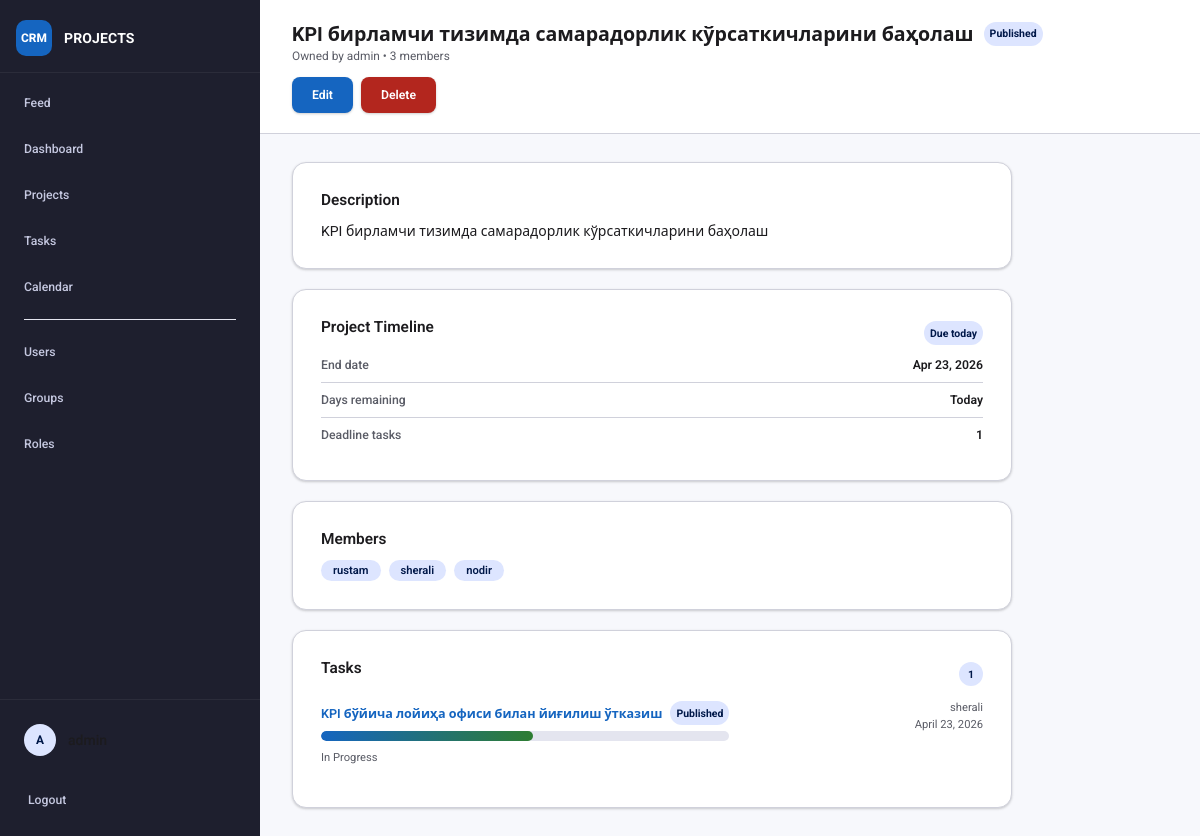
Before: /projects/13/ (signed in) with the older database file.
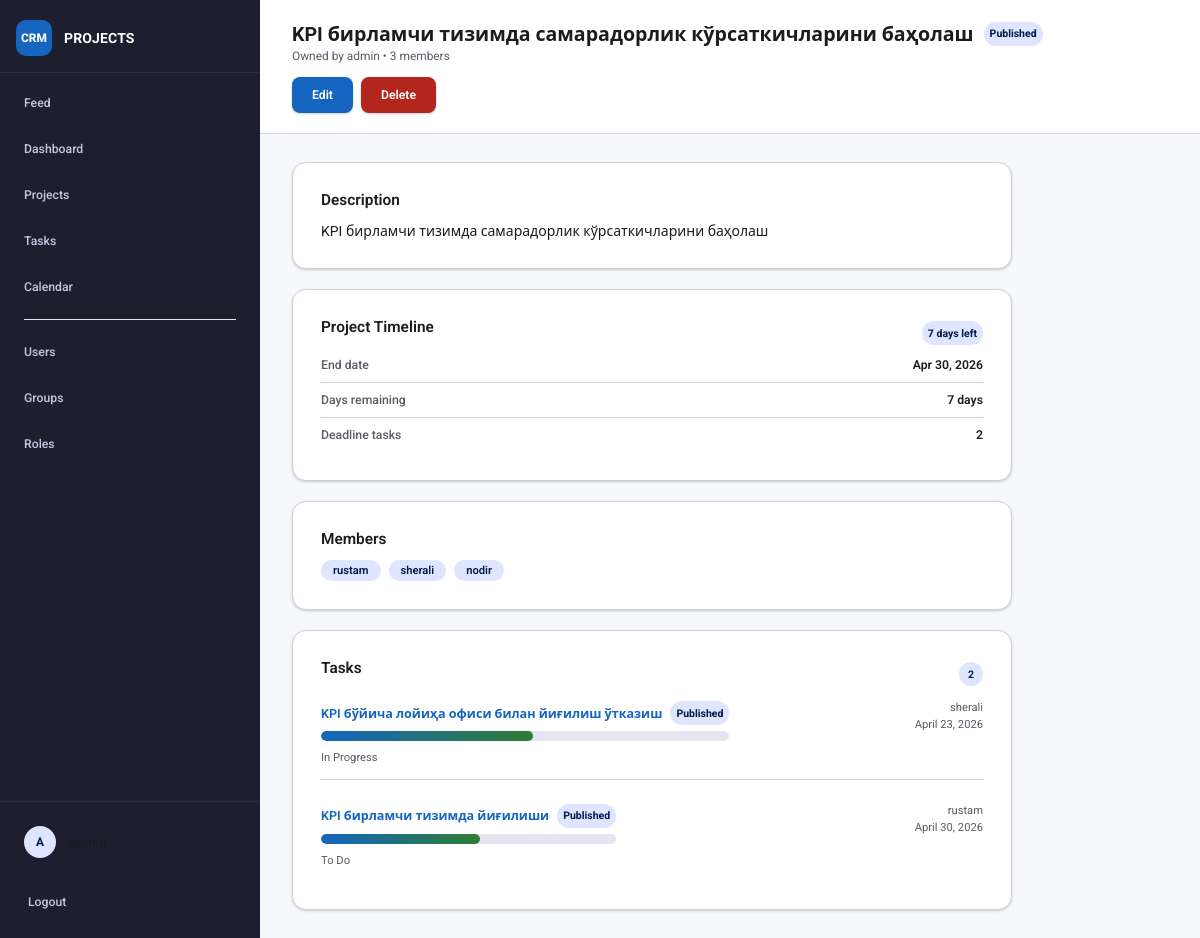
After: the same page with the newer database file.
### projects/models.py (models this page shows, shortened)
class Project(models.Model):
    title = models.CharField(max_length=200)
    description = models.TextField(blank=True)
    owner = models.ForeignKey(User, on_delete=models.CASCADE, related_name="owned_projects")
    members = models.ManyToManyField(User, blank=True, related_name="projects")
    hidden = models.BooleanField(default=False)
    created_at = models.DateTimeField(auto_now_add=True)
    updated_at = models.DateTimeField(auto_now=True)
    class Meta:
        ordering = ["title"]
    @property
    def deadline(self):
        latest_task = self.tasks.filter(deadline__isnull=False).order_by("-deadline").first()
        return latest_task.deadline if latest_task else None
    @property
    def deadline_tasks_count(self):
        return self.tasks.filter(deadline__isnull=False).count()
    @property
    def days_until_deadline(self):
        if self.deadline is None:
            return None
        return (self.deadline - timezone.now().date()).days
    @property
    def deadline_label(self):
        if self.deadline is None:
            return "No deadline"
        days = self.days_until_deadline
        if days < 0:
            return f"Overdue by {self.deadline_days_remaining} days"
        if days == 0:
            return "Due today"
        if days == 1:
            return "1 day left"
        return f"{days} days left"

class Task(models.Model):
    title = models.CharField(max_length=200)
    description = models.TextField(blank=True)
    status = models.CharField(
        max_length=20,
        choices=TaskStatus.choices,
        default=TaskStatus.TODO,
    )
    deadline = models.DateField(null=True, blank=True)
    progress = models.IntegerField(default=0, validators=[MinValueValidator(0), MaxValueValidator(100)])
    project = models.ForeignKey(Project, on_delete=models.CASCADE, related_name="tasks")
    owner = models.ForeignKey(
        User,
        on_delete=models.SET_NULL,
        null=True,
        blank=True,
        related_name="owned_tasks",
    )
    executor = models.ForeignKey(
        User,
        on_delete=models.SET_NULL,
        null=True,
        blank=True,
        related_name="assigned_tasks",
    )
    co_executors = models.ManyToManyField(User, blank=True, related_name="supporting_tasks")
    hidden = models.BooleanField(default=False)
    created_at = models.DateTimeField(auto_now_add=True)
    updated_at = models.DateTimeField(auto_now=True)
    class Meta:
        ordering = ["deadline", "title"]
    @property
    def is_overdue(self):
        if not self.deadline:
            return False
        return self.status != TaskStatus.DONE and timezone.now().date() > self.deadline

### projects/views.py (the view)
# urls.py: path("projects/<int:pk>/", views.project_detail, name="project_detail"),
@login_required
def project_detail(request, pk):
    project = get_object_or_404(
        Project.objects.select_related("owner").prefetch_related("members", "tasks__executor", "tasks__co_executors"),
        pk=pk,
    )
    if not can_view_project(request.user, project):
        return forbidden_response(request, "You do not have access to view this project.")
    tasks = project.tasks.select_related("executor").prefetch_related("co_executors")
    if not (is_admin_role(request.user) or has_role(request.user, "content")):
        tasks = tasks.filter(hidden=False)
    for task in tasks:
        task.progress_width = max(0, min(100, task.progress or 0))
    return render(
        request,
        "projects/project_detail.html",
        {
            "project": project,
            "tasks": tasks,
            "can_edit_project": can_edit_project(request.user, project),
            "can_delete_project": can_delete_project(request.user, project),
            "show_visibility_status": is_admin_role(request.user),
        },
    )

### projects/current_user.py (called while the page is built)
def set_current_user(user):
    return _current_user.set(user)

def reset_current_user(token):
    _current_user.reset(token)

### projects/views.py (called while the page is built, shortened)
def has_role(user, role_name):
    if not user.is_authenticated:
        return False
    return user.roles.filter(name__iexact=role_name).exists() or user.is_superuser

def is_admin_role(user):
    return has_role(user, "admin")

def can_edit_project(user, project):
    if not user.is_authenticated:
        return False
    if project.owner_id == user.id:
        return True
    if is_admin_role(user):
        return True
    return has_role(user, "content") or has_role(user, "pm")

def can_delete_project(user, project):
    if not user.is_authenticated:
        return False
    if project.owner_id == user.id:
        return True
    return is_admin_role(user)

def can_view_project(user, project):
    if not user.is_authenticated:
        return False
    if is_admin_role(user) or has_role(user, "content"):
        return True

### projects/templates/projects/project_detail.html
{% extends "projects/base.html" %}
{% block page_header %}
<div class="page-header">
    <div>
        <h1 style="display:flex; align-items:center; gap:10px; flex-wrap:wrap;">{{ project.title }}{% if show_visibility_status %}<span class="badge{% if project.hidden %} badge-danger{% endif %}">{{ project.hidden|yesno:"Hidden,Published" }}</span>{% endif %}</h1>
        <p class="subtitle" style="margin:0; font-size:0.85rem; color:var(--md-on-surface-muted);">Owned by {{ project.owner.username }} &bull; {{ project.members.count }} members</p>
    </div>
    <div class="page-actions">
        {% if can_edit_project %}
            <a class="button" href="{% url 'project_update' project.pk %}">Edit</a>
        {% endif %}
        {% if can_delete_project %}
            <a class="button danger" href="{% url 'project_delete' project.pk %}">Delete</a>
        {% endif %}
    </div>
</div>
{% endblock %}
{% block content %}
    <section class="card-section">
        <h2>Description</h2>
        <div class="rich-text-content">{{ project.description|default:'No description provided.'|safe }}</div>
    </section>
    <section class="card-section">
        <div class="section-header">
            <h2>Project Timeline</h2>
            <span class="badge {% if project.days_until_deadline is not None and project.days_until_deadline < 0 %}badge-danger{% endif %}">{{ project.deadline_label }}</span>
        </div>
        <div class="info-row">
            <span class="label">End date</span>
            <span class="value">{% if project.deadline %}{{ project.deadline|date:"M d, Y" }}{% else %}Not set{% endif %}</span>
        </div>
        <div class="info-row">
            <span class="label">Days remaining</span>
            <span class="value">
                {% if project.days_until_deadline is not None %}
                    {% if project.days_until_deadline < 0 %}
                        Overdue by {{ project.deadline_days_remaining }} days
                    {% elif project.days_until_deadline == 0 %}
                        Today
                    {% else %}
                        {{ project.days_until_deadline }} days
                    {% endif %}
                {% else %}
                    —
                {% endif %}
            </span>
        </div>
        <div class="info-row">
            <span class="label">Deadline tasks</span>
            <span class="value">{{ project.deadline_tasks_count }}</span>
        </div>
    </section>
    <section class="card-section">
        <h2>Members</h2>
        <div class="avatar-list">
            {% for member in project.members.all %}
            <span class="avatar-item">{{ member.username }}</span>
            {% empty %}
            <p>No members assigned.</p>
            {% endfor %}
        </div>
    </section>
    <section class="card-section">
        <div class="section-header">
            <h2>Tasks</h2>
            <span class="badge">{{ tasks.count }}</span>
        </div>
        {% if tasks %}
        <div class="task-summary-list">
            {% for task in tasks %}
            <article class="task-summary">
                <div>
                    <h3 style="display:flex; align-items:center; gap:8px; flex-wrap:wrap;"><a href="{% url 'task_detail' task.pk %}">{{ task.title }}</a>{% if show_visibility_status %}<span class="badge{% if task.hidden %} badge-danger{% endif %}">{{ task.hidden|yesno:"Hidden,Published" }}</span>{% endif %}</h3>
                    {% include "projects/_task_progress_bar.html" with progress=task.progress compact=True %}
                    <p>{{ task.get_status_display }}{% if task.is_overdue %} • <span class="overdue-label">Overdue</span>{% endif %}</p>
                </div>
                <div class="task-meta">
                    <span>{{ task.executor.username|default:'No executor' }}</span>
                    <span>{{ task.deadline|default:'No deadline' }}</span>
                </div>
            </article>
            {% endfor %}
        </div>
        {% else %}
        <p>No tasks yet.</p>
        {% endif %}
    </section>
{% endblock %}

### projects/templates/projects/_task_progress_bar.html (shortened to what this page needs)
<div class="task-progress-widget{% if compact %} task-progress-widget--compact{% endif %}" data-task-progress-widget data-progress="{{ progress }}">
    <div class="task-progress-track">
        <div class="task-progress-fill" data-task-progress-fill style="width: {{ progress }}%;"></div>
    </div>
</div>

Changed rows visible on the page:
shown differently, row unchanged: Project "KPI бирламчи тизимда самарадорлик кўрсаткичларини баҳолаш": deadline_label "Due today" → "7 days left"; deadline "Apr 23, 2026" → "Apr 30, 2026"; days_until_deadline (not shown) → "7"; deadline_tasks_count "1" → "2"
added Task: title "KPI бирламчи тизимда йиғилиши", hidden "Published", {{ progress }} 54 (drawn), status "To Do", executor.username "rustam", deadline "April 30, 2026"
Other visible differences:
{{ tasks.count }}: "1" → "2"
text no longer shown: "Today"
text now shown: "days"
